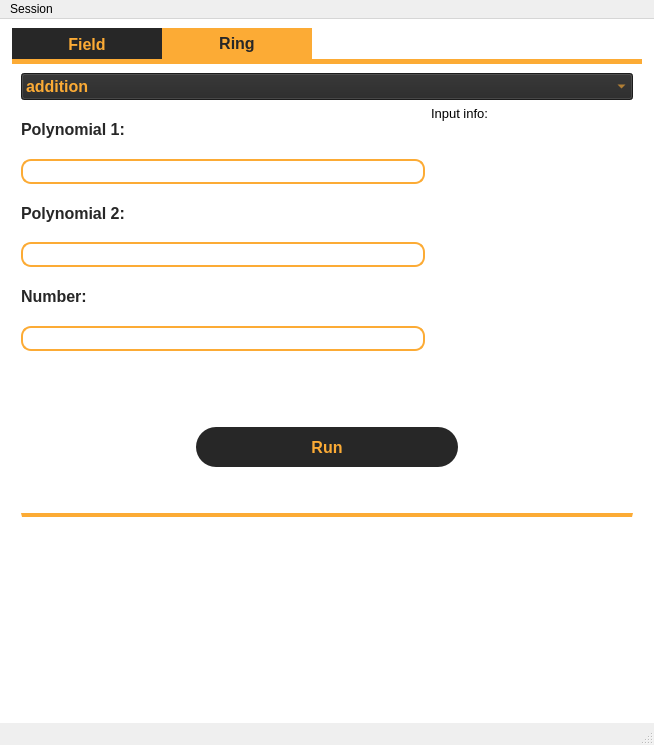
<?xml version="1.0" encoding="UTF-8"?>
<ui version="4.0">
 <class>MainWindow</class>
 <widget class="QMainWindow" name="MainWindow">
  <property name="geometry">
   <rect>
    <x>0</x>
    <y>0</y>
    <width>654</width>
    <height>745</height>
   </rect>
  </property>
  <property name="font">
   <font>
    <family>Segoe UI</family>
    <pointsize>14</pointsize>
   </font>
  </property>
  <property name="windowTitle">
   <string>Polynomial calculus</string>
  </property>
  <property name="autoFillBackground">
   <bool>false</bool>
  </property>
  <property name="styleSheet">
   <string notr="true">QInputDialog {background-color: #ffffff; border: 2px solid #fcab35;}
</string>
  </property>
  <widget class="QWidget" name="centralwidget">
   <property name="styleSheet">
    <string notr="true">background: rgb(255, 255, 255)</string>
   </property>
   <layout class="QGridLayout" name="gridLayout">
    <item row="0" column="0">
     <widget class="QStackedWidget" name="stackedWidget">
      <property name="styleSheet">
       <string notr="true">QPushButton {
	height: 40px;
    border-radius: 20px;
    background-color: #272727;
    color: #fcab35;
}

QPushButton:hover {
    background-color: #fcab35;
    color: #272727;
}

QLineEdit {
	border-radius: 10px;
	border: 2px solid #fcab35;
}
</string>
      </property>
      <property name="currentIndex">
       <number>1</number>
      </property>
      <widget class="QWidget" name="setupPage">
       <property name="styleSheet">
        <string notr="true"/>
       </property>
       <layout class="QVBoxLayout" name="verticalLayout_2" stretch="1,1,1,5,1">
        <property name="leftMargin">
         <number>3</number>
        </property>
        <property name="topMargin">
         <number>0</number>
        </property>
        <property name="rightMargin">
         <number>3</number>
        </property>
        <property name="bottomMargin">
         <number>0</number>
        </property>
        <item>
         <widget class="QLabel" name="title">
          <property name="font">
           <font>
            <family>Segoe UI</family>
            <pointsize>16</pointsize>
            <weight>75</weight>
            <bold>true</bold>
           </font>
          </property>
          <property name="styleSheet">
           <string notr="true">color: #272727;
border-bottom: 5px solid #fcab35;</string>
          </property>
          <property name="text">
           <string>&lt;html&gt;&lt;head/&gt;&lt;body&gt;&lt;p&gt;Polynomial ring: F&lt;span style=&quot; vertical-align:sub;&quot;&gt;p&lt;/span&gt;[x], Polynomial field: F&lt;span style=&quot; vertical-align:sub;&quot;&gt;p^n&lt;/span&gt;&lt;/p&gt;&lt;/body&gt;&lt;/html&gt;</string>
          </property>
          <property name="alignment">
           <set>Qt::AlignCenter</set>
          </property>
         </widget>
        </item>
        <item>
         <layout class="QHBoxLayout" name="selectPHolder" stretch="2,2,1,2,3">
          <property name="topMargin">
           <number>10</number>
          </property>
          <property name="bottomMargin">
           <number>10</number>
          </property>
          <item>
           <widget class="QLabel" name="pLabel">
            <property name="font">
             <font>
              <family>Segoe UI</family>
              <pointsize>16</pointsize>
              <weight>75</weight>
              <bold>true</bold>
             </font>
            </property>
            <property name="styleSheet">
             <string notr="true">color: #272727;</string>
            </property>
            <property name="text">
             <string>p:</string>
            </property>
            <property name="alignment">
             <set>Qt::AlignCenter</set>
            </property>
           </widget>
          </item>
          <item>
           <widget class="QLabel" name="pDisplay">
            <property name="font">
             <font>
              <family>Segoe UI</family>
              <pointsize>16</pointsize>
              <weight>75</weight>
              <italic>true</italic>
              <bold>true</bold>
             </font>
            </property>
            <property name="styleSheet">
             <string notr="true">color: #272727;</string>
            </property>
            <property name="text">
             <string>0</string>
            </property>
            <property name="alignment">
             <set>Qt::AlignCenter</set>
            </property>
           </widget>
          </item>
          <item>
           <spacer name="horizontalSpacer_3">
            <property name="orientation">
             <enum>Qt::Horizontal</enum>
            </property>
            <property name="sizeHint" stdset="0">
             <size>
              <width>40</width>
              <height>20</height>
             </size>
            </property>
           </spacer>
          </item>
          <item>
           <widget class="QPushButton" name="changePBtn">
            <property name="font">
             <font>
              <family>Segoe UI</family>
              <pointsize>12</pointsize>
              <weight>75</weight>
              <bold>true</bold>
             </font>
            </property>
            <property name="text">
             <string>change</string>
            </property>
           </widget>
          </item>
          <item>
           <spacer name="horizontalSpacer">
            <property name="orientation">
             <enum>Qt::Horizontal</enum>
            </property>
            <property name="sizeHint" stdset="0">
             <size>
              <width>40</width>
              <height>20</height>
             </size>
            </property>
           </spacer>
          </item>
         </layout>
        </item>
        <item>
         <layout class="QHBoxLayout" name="selectNHolder" stretch="2,2,1,2,3">
          <property name="topMargin">
           <number>10</number>
          </property>
          <property name="bottomMargin">
           <number>10</number>
          </property>
          <item>
           <widget class="QLabel" name="nLabel">
            <property name="font">
             <font>
              <family>Segoe UI</family>
              <pointsize>16</pointsize>
              <weight>75</weight>
              <bold>true</bold>
             </font>
            </property>
            <property name="styleSheet">
             <string notr="true">color: #272727;</string>
            </property>
            <property name="text">
             <string>n:</string>
            </property>
            <property name="alignment">
             <set>Qt::AlignCenter</set>
            </property>
           </widget>
          </item>
          <item>
           <widget class="QLabel" name="nDisplay">
            <property name="font">
             <font>
              <family>Segoe UI</family>
              <pointsize>16</pointsize>
              <weight>75</weight>
              <italic>true</italic>
              <bold>true</bold>
             </font>
            </property>
            <property name="styleSheet">
             <string notr="true">color: #272727;</string>
            </property>
            <property name="text">
             <string>0</string>
            </property>
            <property name="alignment">
             <set>Qt::AlignCenter</set>
            </property>
           </widget>
          </item>
          <item>
           <spacer name="horizontalSpacer_4">
            <property name="orientation">
             <enum>Qt::Horizontal</enum>
            </property>
            <property name="sizeHint" stdset="0">
             <size>
              <width>40</width>
              <height>20</height>
             </size>
            </property>
           </spacer>
          </item>
          <item>
           <widget class="QPushButton" name="changeNBtn">
            <property name="font">
             <font>
              <family>Segoe UI</family>
              <pointsize>12</pointsize>
              <weight>75</weight>
              <bold>true</bold>
             </font>
            </property>
            <property name="text">
             <string>change</string>
            </property>
           </widget>
          </item>
          <item>
           <spacer name="horizontalSpacer_2">
            <property name="orientation">
             <enum>Qt::Horizontal</enum>
            </property>
            <property name="sizeHint" stdset="0">
             <size>
              <width>40</width>
              <height>20</height>
             </size>
            </property>
           </spacer>
          </item>
         </layout>
        </item>
        <item>
         <layout class="QVBoxLayout" name="irreduciblePolynomialsHolder">
          <item>
           <widget class="QLabel" name="irreducibleListLabel">
            <property name="font">
             <font>
              <family>Segoe UI</family>
              <pointsize>12</pointsize>
              <weight>75</weight>
              <bold>true</bold>
             </font>
            </property>
            <property name="styleSheet">
             <string notr="true">color: #272727;</string>
            </property>
            <property name="text">
             <string>Irreducible polynomials of degree n:</string>
            </property>
           </widget>
          </item>
          <item>
           <widget class="QListWidget" name="irreducibleList">
            <property name="font">
             <font>
              <pointsize>12</pointsize>
             </font>
            </property>
            <property name="styleSheet">
             <string notr="true">::item {
    color: #272727;
}

::item:selected {
    background-color: #fcab35;
	color: #272727;
}</string>
            </property>
            <property name="alternatingRowColors">
             <bool>true</bool>
            </property>
           </widget>
          </item>
         </layout>
        </item>
        <item>
         <layout class="QHBoxLayout" name="horizontalLayout">
          <item>
           <widget class="QPushButton" name="setupBtn">
            <property name="font">
             <font>
              <family>Segoe UI</family>
              <pointsize>12</pointsize>
              <weight>75</weight>
              <bold>true</bold>
             </font>
            </property>
            <property name="text">
             <string>Setup</string>
            </property>
           </widget>
          </item>
         </layout>
        </item>
       </layout>
      </widget>
      <widget class="QWidget" name="page_2">
       <layout class="QGridLayout" name="gridLayout_2">
        <property name="leftMargin">
         <number>3</number>
        </property>
        <property name="topMargin">
         <number>0</number>
        </property>
        <property name="rightMargin">
         <number>3</number>
        </property>
        <property name="bottomMargin">
         <number>0</number>
        </property>
        <item row="0" column="0">
         <widget class="QTabWidget" name="tabWidget">
          <property name="font">
           <font>
            <family>Segoe UI</family>
            <pointsize>12</pointsize>
            <weight>75</weight>
            <bold>true</bold>
           </font>
          </property>
          <property name="styleSheet">
           <string notr="true">QTabBar::tab {
   width: 150px;
}

QTabBar::tab:selected {
    background: #fcab35;
	color: #272727;
}

QTabBar::tab:!selected {
    background: #272727;
	color: #fcab35;
}

QTabWidget::pane {
    border-top: 5px solid #fcab35;
}</string>
          </property>
          <property name="currentIndex">
           <number>1</number>
          </property>
          <widget class="QWidget" name="fieldTab">
           <attribute name="title">
            <string>Field</string>
           </attribute>
           <layout class="QVBoxLayout" name="verticalLayout" stretch="1,5,1,0,3">
            <item>
             <widget class="QComboBox" name="fieldActionSelect">
              <property name="font">
               <font>
                <family>Segoe UI</family>
                <pointsize>12</pointsize>
                <weight>75</weight>
                <bold>true</bold>
               </font>
              </property>
              <property name="styleSheet">
               <string notr="true">color: #fcab35; background: #272727;</string>
              </property>
              <item>
               <property name="text">
                <string>addition</string>
               </property>
              </item>
              <item>
               <property name="text">
                <string>subtraction</string>
               </property>
              </item>
              <item>
               <property name="text">
                <string>multplication</string>
               </property>
              </item>
              <item>
               <property name="text">
                <string>inverted element</string>
               </property>
              </item>
              <item>
               <property name="text">
                <string>power</string>
               </property>
              </item>
             </widget>
            </item>
            <item>
             <layout class="QHBoxLayout" name="inputFieldHolder" stretch="2,1">
              <item>
               <layout class="QVBoxLayout" name="verticalLayout_3" stretch="2,2,2,2,2,2,3">
                <item>
                 <widget class="QLabel" name="polynomial1FieldLabel">
                  <property name="font">
                   <font>
                    <family>Segoe UI</family>
                    <pointsize>12</pointsize>
                    <weight>75</weight>
                    <bold>true</bold>
                   </font>
                  </property>
                  <property name="styleSheet">
                   <string notr="true">color: #272727;</string>
                  </property>
                  <property name="text">
                   <string>Polynomial 1:</string>
                  </property>
                 </widget>
                </item>
                <item>
                 <widget class="QLineEdit" name="polynomial1FieldLine">
                  <property name="font">
                   <font>
                    <family>Segoe UI</family>
                    <pointsize>12</pointsize>
                   </font>
                  </property>
                  <property name="styleSheet">
                   <string notr="true">color: #272727;</string>
                  </property>
                 </widget>
                </item>
                <item>
                 <widget class="QLabel" name="polynomial2FieldLabel">
                  <property name="font">
                   <font>
                    <family>Segoe UI</family>
                    <pointsize>12</pointsize>
                    <weight>75</weight>
                    <bold>true</bold>
                   </font>
                  </property>
                  <property name="styleSheet">
                   <string notr="true">color: #272727;</string>
                  </property>
                  <property name="text">
                   <string>Polynomial 2:</string>
                  </property>
                 </widget>
                </item>
                <item>
                 <widget class="QLineEdit" name="polynomial2FieldLine">
                  <property name="font">
                   <font>
                    <family>Segoe UI</family>
                    <pointsize>12</pointsize>
                   </font>
                  </property>
                  <property name="styleSheet">
                   <string notr="true">color: #272727;</string>
                  </property>
                 </widget>
                </item>
                <item>
                 <widget class="QLabel" name="label_5">
                  <property name="font">
                   <font>
                    <family>Segoe UI</family>
                    <pointsize>12</pointsize>
                    <weight>75</weight>
                    <bold>true</bold>
                   </font>
                  </property>
                  <property name="styleSheet">
                   <string notr="true">color: #272727;</string>
                  </property>
                  <property name="text">
                   <string>Number:</string>
                  </property>
                 </widget>
                </item>
                <item>
                 <widget class="QLineEdit" name="numFieldLine">
                  <property name="font">
                   <font>
                    <family>Segoe UI</family>
                    <pointsize>12</pointsize>
                   </font>
                  </property>
                  <property name="styleSheet">
                   <string notr="true">color: #272727;</string>
                  </property>
                 </widget>
                </item>
                <item>
                 <spacer name="verticalSpacer">
                  <property name="orientation">
                   <enum>Qt::Vertical</enum>
                  </property>
                  <property name="sizeHint" stdset="0">
                   <size>
                    <width>20</width>
                    <height>40</height>
                   </size>
                  </property>
                 </spacer>
                </item>
               </layout>
              </item>
              <item>
               <widget class="QLabel" name="fieldInputInfoLabel">
                <property name="sizePolicy">
                 <sizepolicy hsizetype="Preferred" vsizetype="Preferred">
                  <horstretch>0</horstretch>
                  <verstretch>0</verstretch>
                 </sizepolicy>
                </property>
                <property name="font">
                 <font>
                  <family>Segoe UI</family>
                  <pointsize>10</pointsize>
                 </font>
                </property>
                <property name="styleSheet">
                 <string notr="true"/>
                </property>
                <property name="text">
                 <string>Input info:</string>
                </property>
                <property name="alignment">
                 <set>Qt::AlignLeading|Qt::AlignLeft|Qt::AlignTop</set>
                </property>
                <property name="margin">
                 <number>8</number>
                </property>
               </widget>
              </item>
             </layout>
            </item>
            <item>
             <layout class="QHBoxLayout" name="fieldRunBtnHolder" stretch="2,3,2">
              <item>
               <spacer name="horizontalSpacer_5">
                <property name="orientation">
                 <enum>Qt::Horizontal</enum>
                </property>
                <property name="sizeHint" stdset="0">
                 <size>
                  <width>40</width>
                  <height>20</height>
                 </size>
                </property>
               </spacer>
              </item>
              <item>
               <widget class="QPushButton" name="runFieldBtn">
                <property name="font">
                 <font>
                  <family>Segoe UI</family>
                  <pointsize>12</pointsize>
                  <weight>75</weight>
                  <bold>true</bold>
                 </font>
                </property>
                <property name="text">
                 <string>Run</string>
                </property>
               </widget>
              </item>
              <item>
               <spacer name="horizontalSpacer_6">
                <property name="orientation">
                 <enum>Qt::Horizontal</enum>
                </property>
                <property name="sizeHint" stdset="0">
                 <size>
                  <width>40</width>
                  <height>20</height>
                 </size>
                </property>
               </spacer>
              </item>
             </layout>
            </item>
            <item>
             <spacer name="verticalSpacer_2">
              <property name="orientation">
               <enum>Qt::Vertical</enum>
              </property>
              <property name="sizeHint" stdset="0">
               <size>
                <width>20</width>
                <height>40</height>
               </size>
              </property>
             </spacer>
            </item>
            <item>
             <widget class="QPlainTextEdit" name="fieldResultText">
              <property name="font">
               <font>
                <family>Segoe UI</family>
                <pointsize>12</pointsize>
               </font>
              </property>
              <property name="styleSheet">
               <string notr="true">border-top: 4px solid #fcab35; color: #272727;</string>
              </property>
              <property name="readOnly">
               <bool>true</bool>
              </property>
              <property name="placeholderText">
               <string/>
              </property>
             </widget>
            </item>
           </layout>
          </widget>
          <widget class="QWidget" name="ringTab">
           <attribute name="title">
            <string>Ring</string>
           </attribute>
           <layout class="QVBoxLayout" name="verticalLayout_5" stretch="1,5,1,0,0">
            <item>
             <widget class="QComboBox" name="ringActionSelect">
              <property name="font">
               <font>
                <family>Segoe UI</family>
                <pointsize>12</pointsize>
                <weight>75</weight>
                <bold>true</bold>
               </font>
              </property>
              <property name="styleSheet">
               <string notr="true">color: #fcab35; background: #272727;</string>
              </property>
              <item>
               <property name="text">
                <string>addition</string>
               </property>
              </item>
              <item>
               <property name="text">
                <string>subtraction</string>
               </property>
              </item>
              <item>
               <property name="text">
                <string>multiplication</string>
               </property>
              </item>
              <item>
               <property name="text">
                <string>div/mod</string>
               </property>
              </item>
              <item>
               <property name="text">
                <string>gcd</string>
               </property>
              </item>
              <item>
               <property name="text">
                <string>cyclotomic polynomial</string>
               </property>
              </item>
              <item>
               <property name="text">
                <string>cyclotomic factorization</string>
               </property>
              </item>
              <item>
               <property name="text">
                <string>normalize</string>
               </property>
              </item>
              <item>
               <property name="text">
                <string>evaluate</string>
               </property>
              </item>
              <item>
               <property name="text">
                <string>derivative</string>
               </property>
              </item>
              <item>
               <property name="text">
                <string>roots count</string>
               </property>
              </item>
              <item>
               <property name="text">
                <string>is irreducible</string>
               </property>
              </item>
              <item>
               <property name="text">
                <string>order of irreducible</string>
               </property>
              </item>
             </widget>
            </item>
            <item>
             <layout class="QHBoxLayout" name="inputRingHolder" stretch="2,1">
              <item>
               <layout class="QVBoxLayout" name="verticalLayout_4" stretch="2,2,2,2,2,2,3">
                <item>
                 <widget class="QLabel" name="polynomial1RingLabel">
                  <property name="font">
                   <font>
                    <family>Segoe UI</family>
                    <pointsize>12</pointsize>
                    <weight>75</weight>
                    <bold>true</bold>
                   </font>
                  </property>
                  <property name="styleSheet">
                   <string notr="true">color: #272727;</string>
                  </property>
                  <property name="text">
                   <string>Polynomial 1:</string>
                  </property>
                 </widget>
                </item>
                <item>
                 <widget class="QLineEdit" name="polynomial1RingLine">
                  <property name="font">
                   <font>
                    <family>Segoe UI</family>
                    <pointsize>12</pointsize>
                   </font>
                  </property>
                  <property name="styleSheet">
                   <string notr="true">color: #272727;</string>
                  </property>
                 </widget>
                </item>
                <item>
                 <widget class="QLabel" name="polynomial2RingLabel">
                  <property name="font">
                   <font>
                    <family>Segoe UI</family>
                    <pointsize>12</pointsize>
                    <weight>75</weight>
                    <bold>true</bold>
                   </font>
                  </property>
                  <property name="styleSheet">
                   <string notr="true">color: #272727;</string>
                  </property>
                  <property name="text">
                   <string>Polynomial 2:</string>
                  </property>
                 </widget>
                </item>
                <item>
                 <widget class="QLineEdit" name="polynomial2RingLine">
                  <property name="font">
                   <font>
                    <family>Segoe UI</family>
                    <pointsize>12</pointsize>
                   </font>
                  </property>
                  <property name="styleSheet">
                   <string notr="true">color: #272727;</string>
                  </property>
                 </widget>
                </item>
                <item>
                 <widget class="QLabel" name="label_6">
                  <property name="font">
                   <font>
                    <family>Segoe UI</family>
                    <pointsize>12</pointsize>
                    <weight>75</weight>
                    <bold>true</bold>
                   </font>
                  </property>
                  <property name="styleSheet">
                   <string notr="true">color: #272727;</string>
                  </property>
                  <property name="text">
                   <string>Number:</string>
                  </property>
                 </widget>
                </item>
                <item>
                 <widget class="QLineEdit" name="numRingLine">
                  <property name="font">
                   <font>
                    <family>Segoe UI</family>
                    <pointsize>12</pointsize>
                   </font>
                  </property>
                  <property name="styleSheet">
                   <string notr="true">color: #272727;</string>
                  </property>
                 </widget>
                </item>
                <item>
                 <spacer name="verticalSpacer_3">
                  <property name="orientation">
                   <enum>Qt::Vertical</enum>
                  </property>
                  <property name="sizeHint" stdset="0">
                   <size>
                    <width>20</width>
                    <height>40</height>
                   </size>
                  </property>
                 </spacer>
                </item>
               </layout>
              </item>
              <item>
               <widget class="QLabel" name="ringInputInfoLabel">
                <property name="sizePolicy">
                 <sizepolicy hsizetype="Preferred" vsizetype="Preferred">
                  <horstretch>0</horstretch>
                  <verstretch>0</verstretch>
                 </sizepolicy>
                </property>
                <property name="font">
                 <font>
                  <family>Segoe UI</family>
                  <pointsize>10</pointsize>
                 </font>
                </property>
                <property name="styleSheet">
                 <string notr="true"/>
                </property>
                <property name="text">
                 <string>Input info:</string>
                </property>
                <property name="alignment">
                 <set>Qt::AlignLeading|Qt::AlignLeft|Qt::AlignTop</set>
                </property>
                <property name="margin">
                 <number>8</number>
                </property>
               </widget>
              </item>
             </layout>
            </item>
            <item>
             <layout class="QHBoxLayout" name="ringRunBtnHolder" stretch="2,3,2">
              <item>
               <spacer name="horizontalSpacer_7">
                <property name="orientation">
                 <enum>Qt::Horizontal</enum>
                </property>
                <property name="sizeHint" stdset="0">
                 <size>
                  <width>40</width>
                  <height>20</height>
                 </size>
                </property>
               </spacer>
              </item>
              <item>
               <widget class="QPushButton" name="runRingBtn">
                <property name="font">
                 <font>
                  <family>Segoe UI</family>
                  <pointsize>12</pointsize>
                  <weight>75</weight>
                  <bold>true</bold>
                 </font>
                </property>
                <property name="text">
                 <string>Run</string>
                </property>
               </widget>
              </item>
              <item>
               <spacer name="horizontalSpacer_8">
                <property name="orientation">
                 <enum>Qt::Horizontal</enum>
                </property>
                <property name="sizeHint" stdset="0">
                 <size>
                  <width>40</width>
                  <height>20</height>
                 </size>
                </property>
               </spacer>
              </item>
             </layout>
            </item>
            <item>
             <spacer name="verticalSpacer_4">
              <property name="orientation">
               <enum>Qt::Vertical</enum>
              </property>
              <property name="sizeHint" stdset="0">
               <size>
                <width>20</width>
                <height>40</height>
               </size>
              </property>
             </spacer>
            </item>
            <item>
             <widget class="QPlainTextEdit" name="ringResultText">
              <property name="font">
               <font>
                <family>Segoe UI</family>
                <pointsize>12</pointsize>
               </font>
              </property>
              <property name="styleSheet">
               <string notr="true">border-top: 4px solid #fcab35; color: #272727;</string>
              </property>
              <property name="readOnly">
               <bool>true</bool>
              </property>
             </widget>
            </item>
           </layout>
          </widget>
         </widget>
        </item>
       </layout>
      </widget>
     </widget>
    </item>
   </layout>
  </widget>
  <widget class="QMenuBar" name="menubar">
   <property name="geometry">
    <rect>
     <x>0</x>
     <y>0</y>
     <width>654</width>
     <height>22</height>
    </rect>
   </property>
   <widget class="QMenu" name="menuSession">
    <property name="title">
     <string>Session</string>
    </property>
    <addaction name="actionReset"/>
   </widget>
   <addaction name="menuSession"/>
  </widget>
  <widget class="QStatusBar" name="statusbar"/>
  <action name="actionReset">
   <property name="text">
    <string>Reset</string>
   </property>
  </action>
 </widget>
 <resources/>
 <connections/>
</ui>
